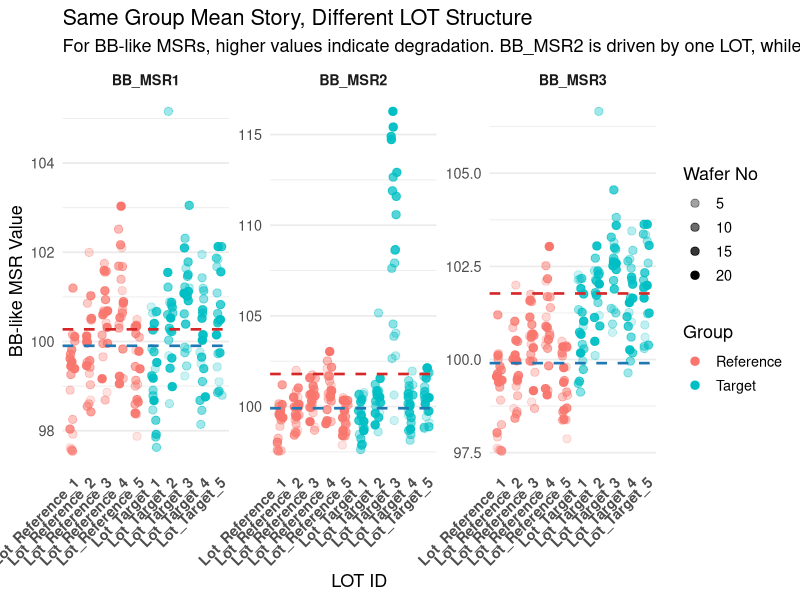

Write R code to recreate this figure.
## ---- chunk 1
#| echo: true
#| code-fold: true
#| code-summary: "👀 Mixed Model + Max_Lot_Z Simulation"
#| warning: false
#| message: false

library(data.table)
library(ggplot2)
library(lme4)

set.seed(20260417)

# ---------------------------------------------------------
# 1. 데이터 생성: Reference/Target 각 5 LOT, LOT당 20 Wafer
# ---------------------------------------------------------
n_lots_per_group <- 5
n_wafers_per_lot <- 20

lot_table <- data.table(
  Group = rep(c("Reference", "Target"), each = n_lots_per_group),
  Lot_No = rep(1:n_lots_per_group, times = 2)
)

lot_table[, Lot_ID := paste0("Lot_", Group, "_", Lot_No)]

dt <- lot_table[
  , .(Wafer_No = 1:n_wafers_per_lot),
  by = .(Group, Lot_ID)
]

# LOT-level effect와 wafer-level noise
base_mean <- 100
dt[, Lot_Eff := rnorm(1, mean = 0, sd = 0.5), by = Lot_ID]
dt[, Wafer_Noise := rnorm(.N, mean = 0, sd = 1.0)]

# ---------------------------------------------------------
# 2. 세 가지 BB 계열 MSR 시나리오
#    주의: 여기서는 값이 높을수록 열화/위험 증가로 해석한다.
# ---------------------------------------------------------

# BB_MSR1: 차이 없음
dt[, BB_MSR1 := base_mean + Lot_Eff + Wafer_Noise]

# BB_MSR2: 특정 LOT의 랏성
# Target 그룹의 특정 LOT 하나만 wafer 번호가 뒤로 갈수록 값이 치솟음
dt[, BB_MSR2 := base_mean + Lot_Eff + Wafer_Noise]
dt[Lot_ID == "Lot_Target_3", BB_MSR2 := BB_MSR2 + (Wafer_No - 1) * 0.8]

# BB_MSR3: 공정 영향에 의한 전체 열화
# Target 그룹 전체가 골고루 상승
dt[, BB_MSR3 := base_mean + Lot_Eff + Wafer_Noise + ifelse(Group == "Target", 1.5, 0)]

# ---------------------------------------------------------
# 3. 분석 함수
# ---------------------------------------------------------
analyze_msr <- function(target_col, data) {
  fmla <- as.formula(paste(target_col, "~ Group + (1 | Lot_ID)"))

  # naive OLS: wafer를 전부 독립으로 본 경우
  ols_model <- lm(as.formula(paste(target_col, "~ Group")), data = data)
  ols_p <- summary(ols_model)$coefficients["GroupTarget", "Pr(>|t|)"]

  # mixed model: LOT random intercept
  lmm_model <- lmer(fmla, data = data)

  # lmer summary의 t value는 screening signal로만 사용
  lmm_t <- summary(lmm_model)$coefficients["GroupTarget", "t value"]

  # LOT별 conditional mode
  re <- ranef(lmm_model, condVar = TRUE)$Lot_ID
  lot_eff <- re[["(Intercept)"]]
  names(lot_eff) <- rownames(re)

  # 단순 Max_Lot_Z: ranef 값 자체를 표준화
  simple_z <- as.numeric(scale(lot_eff))
  names(simple_z) <- names(lot_eff)

  max_lot_z <- max(abs(simple_z))
  suspect_lot <- names(simple_z)[which.max(abs(simple_z))]

  # conditional variance 기반 diagnostic
  post_var <- attr(re, "postVar")
  cond_se <- sqrt(post_var[1, 1, ])
  names(cond_se) <- rownames(re)

  cond_z <- lot_eff / cond_se
  max_cond_z <- max(abs(cond_z))

  # baseline 기준 magnitude
  mean_ref <- mean(data[Group == "Reference"][[target_col]])
  mean_target <- mean(data[Group == "Target"][[target_col]])
  sd_ref <- sd(data[Group == "Reference"][[target_col]])

  ref_sigma_shift <- (mean_target - mean_ref) / sd_ref

  # 간단한 해석 label
  # BB 계열 MSR이므로 양의 shift는 열화 방향
  status <- fcase(
    ref_sigma_shift > 1 & abs(lmm_t) >= 2 & max_lot_z < 2.5,
    "Group-wide degradation candidate",
    ref_sigma_shift > 1 & max_lot_z >= 2.5,
    "LOT-specific anomaly candidate",
    abs(ref_sigma_shift) <= 1,
    "No material shift",
    default = "Review needed"
  )

  data.table(
    MSR = target_col,
    Status = status,
    OLS_p = round(ols_p, 4),
    LMM_t_screening = round(lmm_t, 2),
    Ref_Sigma_Shift = round(ref_sigma_shift, 2),
    Max_Lot_Z = round(max_lot_z, 2),
    Max_Cond_Z = round(max_cond_z, 2),
    Suspect_Lot = suspect_lot
  )
}

results <- rbindlist(
  lapply(c("BB_MSR1", "BB_MSR2", "BB_MSR3"), analyze_msr, data = dt)
)

results
## ---- chunk 2
#| echo: true
#| code-fold: true
#| code-summary: "📈 LOT-level Scatter Plot"
#| warning: false
#| message: false

dt_long <- melt(
  dt,
  measure.vars = c("BB_MSR1", "BB_MSR2", "BB_MSR3"),
  variable.name = "MSR_Type",
  value.name = "Value"
)

mean_dt <- dt_long[, .(Mean_Val = mean(Value)), by = .(MSR_Type, Group)]

ggplot(dt_long, aes(x = Lot_ID, y = Value)) +
  geom_jitter(
    aes(color = Group, alpha = Wafer_No),
    width = 0.18,
    size = 2.5
  ) +
  geom_hline(
    data = mean_dt[Group == "Reference"],
    aes(yintercept = Mean_Val),
    color = "#1f77b4",
    linetype = "dashed",
    linewidth = 0.9
  ) +
  geom_hline(
    data = mean_dt[Group == "Target"],
    aes(yintercept = Mean_Val),
    color = "#d62728",
    linetype = "dashed",
    linewidth = 0.9
  ) +
  facet_wrap(~ MSR_Type, scales = "free_y", ncol = 3) +
  scale_alpha_continuous(range = c(0.2, 1.0), name = "Wafer No") +
  theme_minimal(base_size = 13) +
  theme(
    axis.text.x = element_text(angle = 45, hjust = 1, face = "bold"),
    panel.grid.major.x = element_blank(),
    strip.text = element_text(face = "bold")
  ) +
  labs(
    title = "Same Group Mean Story, Different LOT Structure",
    subtitle = "For BB-like MSRs, higher values indicate degradation. BB_MSR2 is driven by one LOT, while BB_MSR3 is group-wide.",
    x = "LOT ID",
    y = "BB-like MSR Value"
  )
